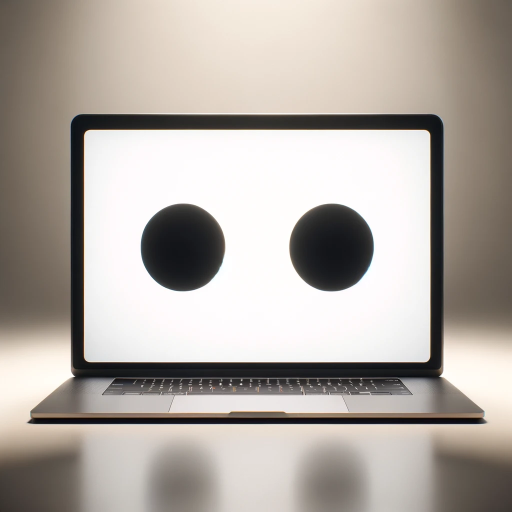
#> input picture test.png, 1024 x 1024 px (shown at 1/2 size)
$ python image_processing.py
#> lines starting #> are read from the running program, lines starting #| are printed output that depends on the picture; after the words box and inside, x2 and y2 are one past the last pixel; in counts of white or black regions, pixels touching at a corner belong together
### screen_cropper.py
import cv2
import numpy as np
from scipy import ndimage

# Load the image
image = cv2.imread("test.png")
#> image is the input picture: shape (1024, 1024, 3); mean B, G, R 163.3, 169.8, 176.9

# Convert to grayscale and apply Gaussian blur
gray = cv2.cvtColor(image, cv2.COLOR_BGR2GRAY)
blurred = cv2.GaussianBlur(gray, (7, 7), 0)
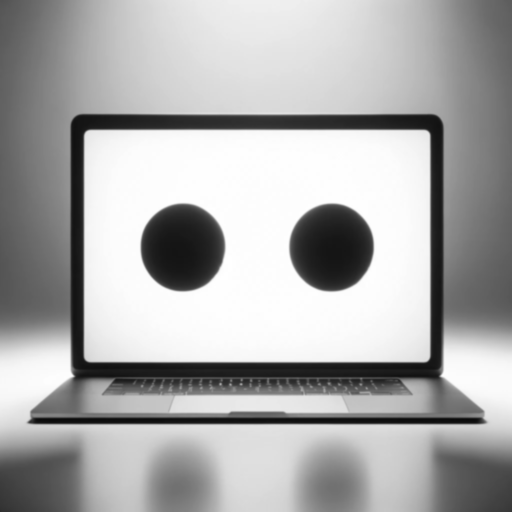
#> blurred: shape (1024, 1024) (shown at 1/2 size); min 9, max 255, mean 171.2

# Detect edges
edges = cv2.Canny(blurred, 50, 150)
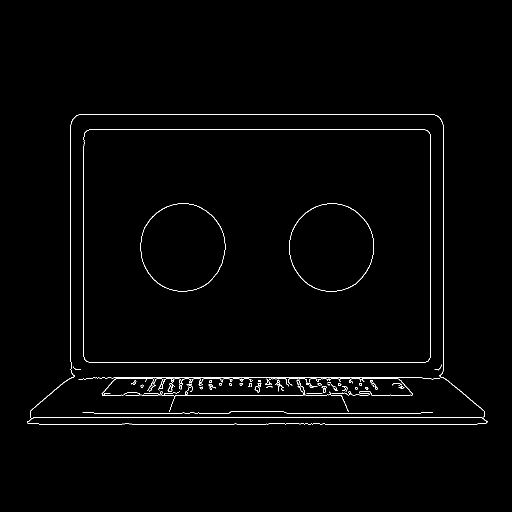
#> edges: shape (1024, 1024) (shown at 1/2 size); 1.1% white in thin lines or dots, all inside (x1, y1, x2, y2) = (54, 228, 976, 849)

# Find contours
contours, _ = cv2.findContours(edges.copy(), cv2.RETR_EXTERNAL, cv2.CHAIN_APPROX_SIMPLE)
#> contours = 51 contours, 36 with area under 20; largest, box (x1, y1, x2, y2) and area: (167, 259, 862, 725) 322274, (54, 228, 976, 849) 11866, (326, 757, 446, 779) 94, (203, 757, 360, 792) 64, (335, 766, 350, 783) 62

# Find the laptop screen contour
laptop_screen_contour = max(contours, key=cv2.contourArea)
#> laptop_screen_contour = contour of 71 points, box (x1, y1, x2, y2) (167, 259, 862, 725), area 322274

# Get the bounding rectangle for the laptop screen contour
x, y, w, h = cv2.boundingRect(laptop_screen_contour)
#> x = 167; y = 259; w = 695; h = 466

# Crop the image to the bounding rectangle
cropped_image = image[y:y+h, x:x+w]
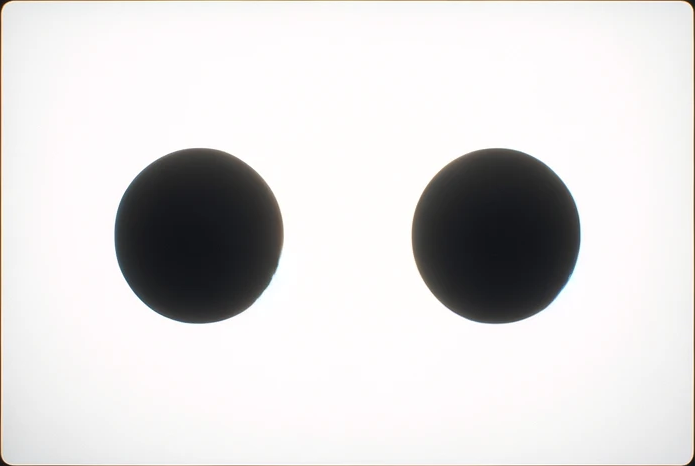
#> cropped_image: shape (466, 695, 3); mean B, G, R 218.1, 218, 219.8

# Save the cropped image
cropped_image_path = 'cropped_laptop_screen.png'
cv2.imwrite(cropped_image_path, cropped_image)

# Calculate the angle of rotation and the rectangle's position relative to the center of the screen
# We assume the contour of the laptop screen is approximately a rectangle.
rect = cv2.minAreaRect(laptop_screen_contour)
#> rect = ((514, 491.5), (465, 694), -90)
box = cv2.boxPoints(rect)
#> box = [[861, 724], [167, 724], [167, 259], [861, 259]]
box = np.intp(box)

# Calculate the center of the image
image_center = (image.shape[1]//2, image.shape[0]//2)
#> image_center = (512, 512)

# Calculate the center of the rectangle
rect_center = (int(rect[0][0]), int(rect[0][1]))
#> rect_center = (514, 491)

# Calculate the angle of rotation
angle_of_rotation = rect[2]
#> angle_of_rotation = -90

# The position of the rectangle relative to the image center
position_relative_to_center = (rect_center[0] - image_center[0], rect_center[1] - image_center[1])
#> position_relative_to_center = (2, -21)

# Annotate the original image with the bounding box
annotated_image = image.copy()
cv2.drawContours(annotated_image, [box], 0, (0, 255, 0), 2)
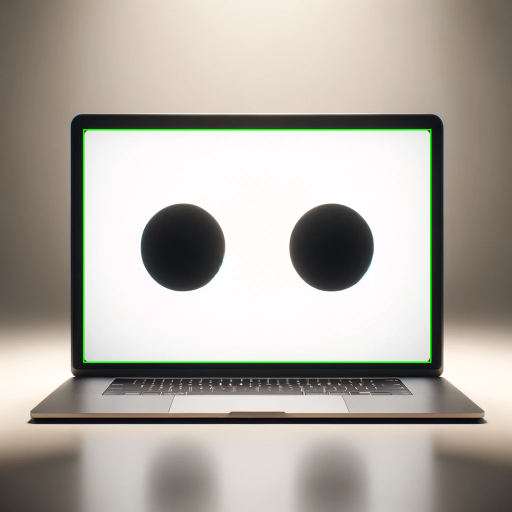
#> annotated_image: shape (1024, 1024, 3) (shown at 1/2 size); 0.66% of pixels changed, all inside (x1, y1, x2, y2) = (166, 258, 863, 726)

# Save the annotated image with bounding box
annotated_image_path = 'annotated_laptop_screen.png'
cv2.imwrite(annotated_image_path, annotated_image)

cropped_image_path, annotated_image_path, angle_of_rotation, position_relative_to_center

### image_processing.py
import cv2
import numpy as np
import screen_cropper

"""
#Contouring all the object on screen
"""

# Load the image
image = cv2.imread(screen_cropper.cropped_image_path)
#image = cv2.imread("test.png")

# Convert to grayscale
gray = cv2.cvtColor(image, cv2.COLOR_BGR2GRAY)
#> gray: shape (466, 695)

# Apply Gaussian blur
blurred = cv2.GaussianBlur(gray, (5, 5), 0)
#> blurred: shape (466, 695)

# Use Canny edge detection
edges = cv2.Canny(blurred, 50, 150)
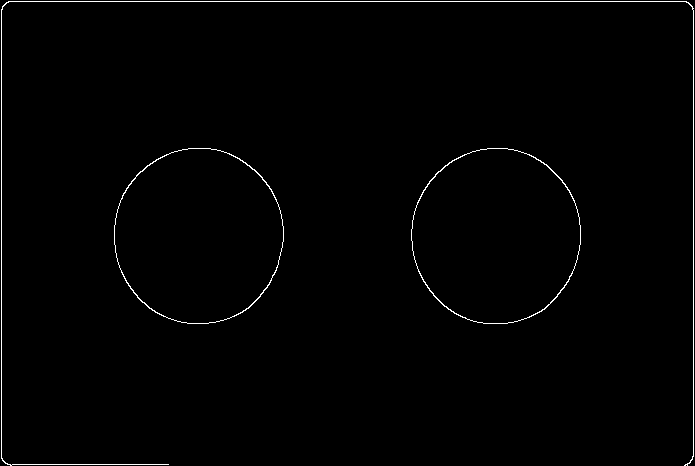
#> edges: shape (466, 695); 0.95% white in thin lines or dots

# Find contours
contours, _ = cv2.findContours(edges.copy(), cv2.RETR_EXTERNAL, cv2.CHAIN_APPROX_SIMPLE)
#> contours = 3 contours; box (x1, y1, x2, y2) and area: (114, 148, 284, 324) 23386, (411, 148, 581, 324) 23347, (1, 1, 694, 466) 26

#make a list of circular contours
contour_list = []
for contour in contours:
    approx = cv2.approxPolyDP(contour,0.01*cv2.arcLength(contour,True),True)
    area = cv2.contourArea(contour)
    if ((len(approx) > 10) & (area > 1000) & (area < 100000)):
        contour_list.append(contour)
#> this loop made 3 passes
#> area on passes 1 to 3: 23347, 23386, 26.5
#> after the loop, contour_list = 2 contours; box (x1, y1, x2, y2) and area: (114, 148, 284, 324) 23386, (411, 148, 581, 324) 23347

# Draw the largest contour on the original image
for i in contour_list:
    cv2.drawContours(image, i, -1, (0, 255, 0), 2)
#> this loop made 2 passes
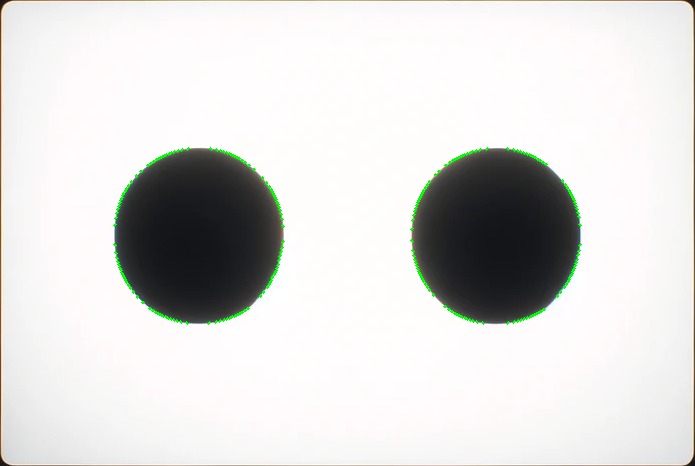
#> image: shape (466, 695, 3); 0.53% of pixels changed, all inside (x1, y1, x2, y2) = (113, 147, 582, 325)

# Save the resulting image
result_image_path = 'result_test.png'
cv2.imwrite(result_image_path, image)
